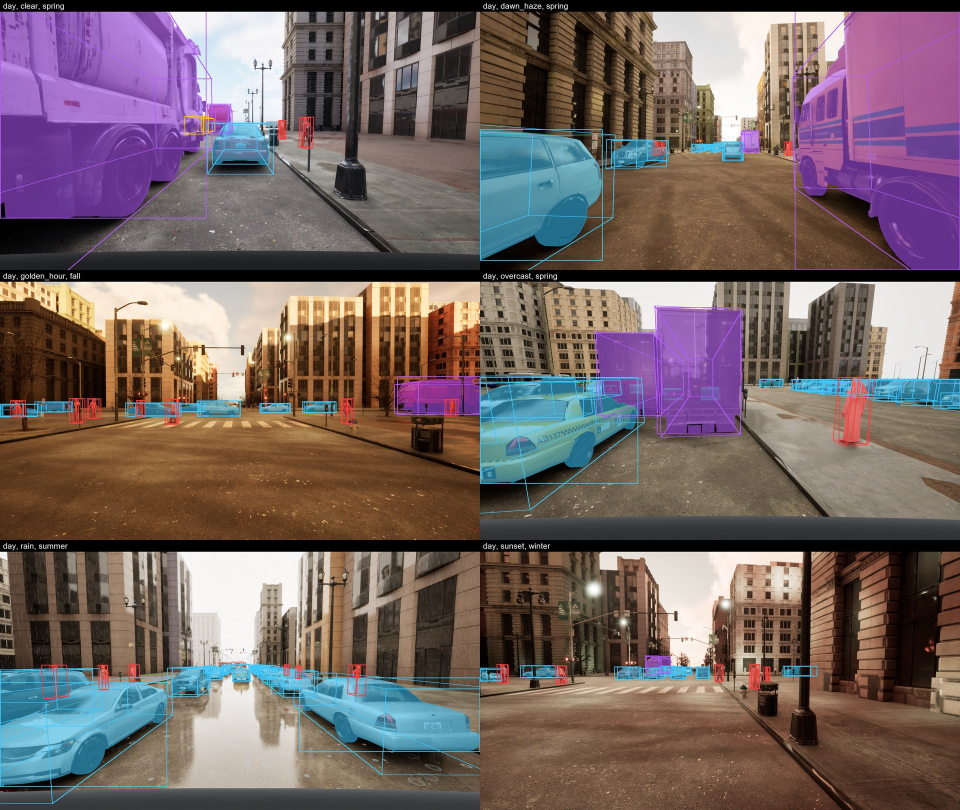
#> input picture docs/images/annotation_grid.jpg, 1920 x 1620 px (shown at 1/2 size)
$ python -i calibrate_image_realism.py   (imports and definitions only)
#> lines starting #> are read from the running program, lines starting #| are printed output that depends on the picture
"""Find realism-post-process parameters by measurement, not guessing.

Tries a small grid of (blur sigma, saturation scale, noise std, JPEG quality) on a sample of
synthetic renders, measures the resulting Laplacian variance / mean saturation / JPEG
block-boundary score / high-frequency residual std, and prints how close each candidate lands
to the real-benchmark targets measured earlier (BDD100K, Cityscapes; see EXPERIMENT_LOG.md).
Pick the parameters from whichever row lands closest, then pass them to
``apply_image_realism.py``.

    PYTHONPATH=. python bin/calibrate_image_realism.py --dataset live_dataset/train2000_v3 \\
        --sample-size 40
"""

import argparse
import io
import random
from pathlib import Path
from typing import List, Tuple

import numpy as np
import numpy.typing as npt
from PIL import Image
from scipy.ndimage import gaussian_filter, laplace

# Measured against 300 real images each, resized to 960px longest side (matching training
# imgsz, since that is the resolution the network actually sees -- see
# EXPERIMENT_LOG.md's post-v3 diagnostic section).
TARGETS = {
    "laplacian_var": 260.0,  # BDD 279.3, Cityscapes 240.2
    "saturation_mean": 70.0,  # BDD 73.8, Cityscapes 49.3 (splitting the difference)
    "block_score": 1.4,  # BDD 1.863, Cityscapes 1.001 (BDD-specific; moderate middle ground)
    "residual_std": 4.7,  # BDD 4.69, Cityscapes 4.78
}
TRAIN_IMGSZ = 960


# [5 lines left out: function _resize_longest_side, not called in this run]


def _laplacian_variance(gray: npt.NDArray[np.float64]) -> float:
    """A blur/sharpness proxy: variance of the Laplacian response."""
    return float(laplace(gray.astype(np.float64)).var())


def _block_score(gray: npt.NDArray[np.float64]) -> float:
    """Ratio of mean gradient magnitude at 8-pixel-boundary rows/cols vs elsewhere."""
    dy = np.abs(np.diff(gray.astype(np.float64), axis=0))
    dx = np.abs(np.diff(gray.astype(np.float64), axis=1))
    on_y, off_y = dy[7::8, :], np.delete(dy, np.arange(7, dy.shape[0], 8), axis=0)
    on_x, off_x = dx[:, 7::8], np.delete(dx, np.arange(7, dx.shape[1], 8), axis=1)
    on = np.concatenate([on_y.ravel(), on_x.ravel()])
    off = np.concatenate([off_y.ravel(), off_x.ravel()])
    return float(on.mean() / max(off.mean(), 1e-6))


def _residual_std(gray: npt.NDArray[np.float64]) -> float:
    """Std of (image - mild Gaussian blur of it): a noise/high-frequency-energy proxy."""
    blurred = gaussian_filter(gray.astype(np.float64), sigma=1.0)
    return float((gray.astype(np.float64) - blurred).std())


# [18 lines left out: function _process, not called in this run]


def _measure(image: Image.Image) -> Tuple[float, float, float, float]:
    """(laplacian_var, saturation_mean, block_score, residual_std) for one image."""
    gray = np.array(image.convert("L"), dtype=np.float64)
    saturation = np.array(image.convert("HSV"), dtype=np.float64)[..., 1].mean()
    return (_laplacian_variance(gray), saturation, _block_score(gray), _residual_std(gray))


# [41 lines left out: function main, not called in this run]


# [2 lines not run here, left out]

>>> from PIL import Image
>>> picture = Image.open('../docs/images/annotation_grid.jpg')
#> picture is the input picture: PIL image 1920x1620 RGB; mean R, G, B 115.6, 99.7, 99.3
>>> result = _measure(picture)
#> in _measure, `gray = np.array(image.convert("L"), dtype=np.float64)`:
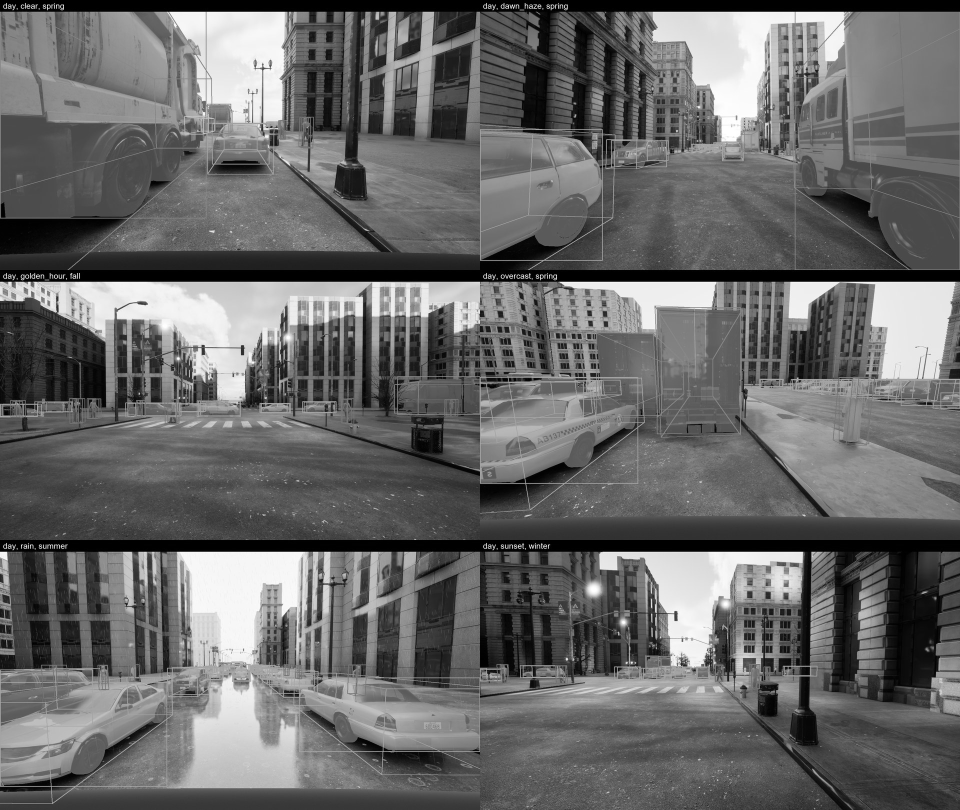
#> gray: shape (1620, 1920) float64 (shown at 1/2 size); min 0, max 255, mean 104.4
#> in _measure, `saturation = np.array(image.convert("HSV"), dtype=np.float64)[..., 1]...`: saturation = 99.65
#> in _block_score, `dy = np.abs(np.diff(gray.astype(np.float64), axis=0))`:
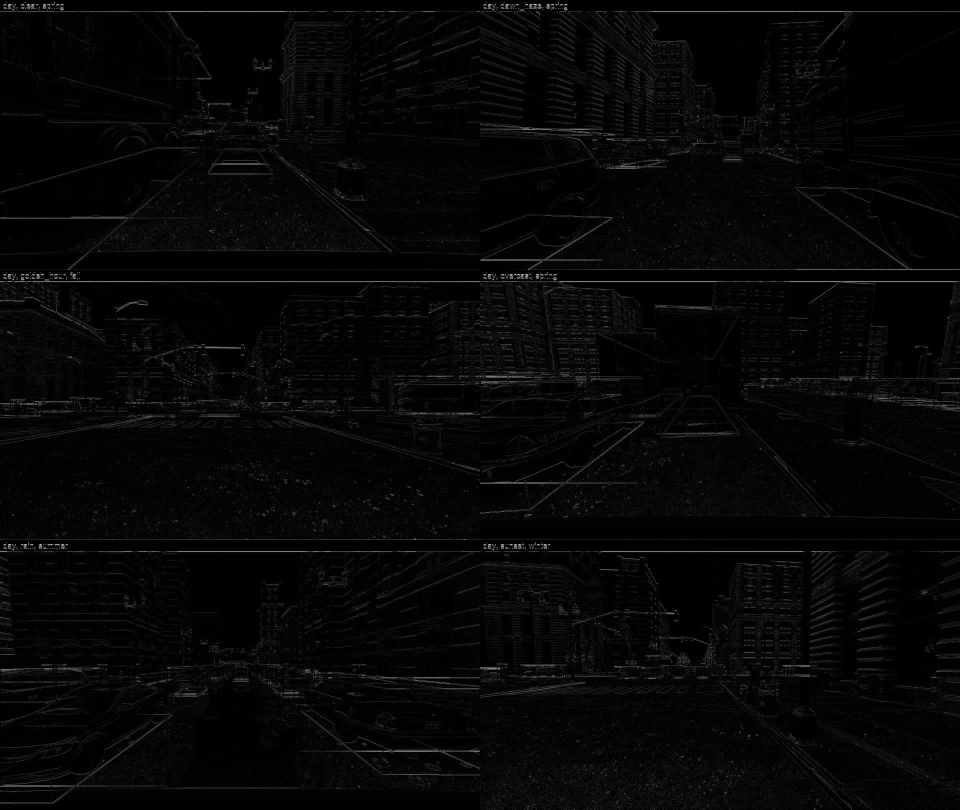
#> dy: shape (1619, 1920) float64 (shown at 1/2 size); min 0, max 249, mean 6.4
#> in _block_score, `dx = np.abs(np.diff(gray.astype(np.float64), axis=1))`:
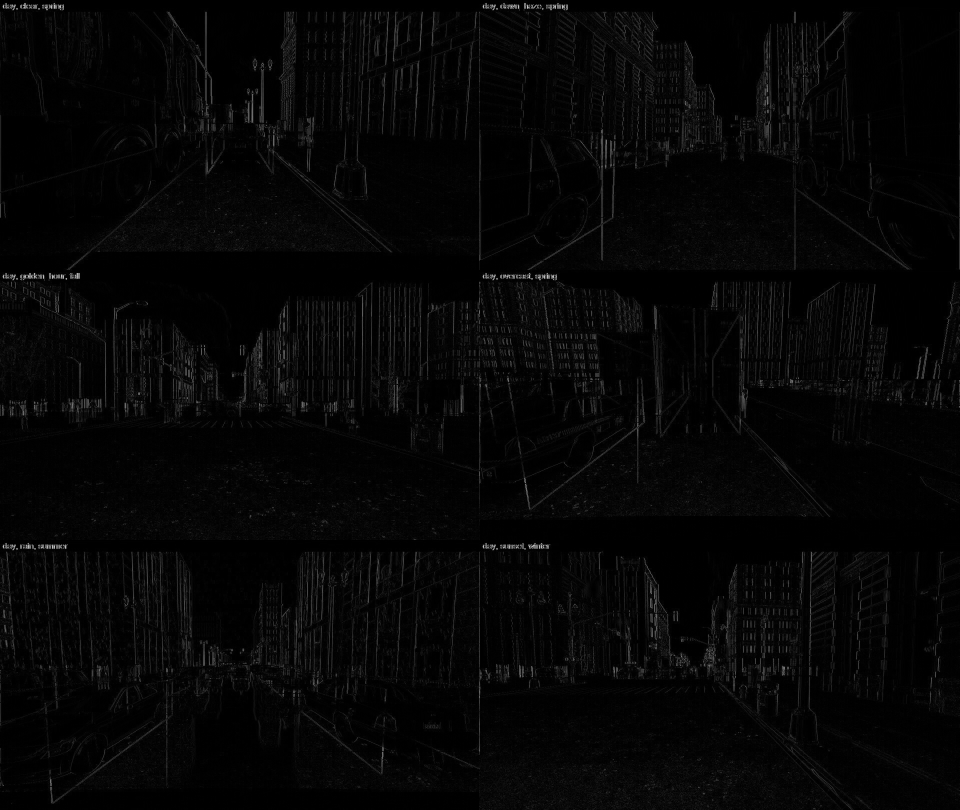
#> dx: shape (1620, 1919) float64 (shown at 1/2 size); min 0, max 255, mean 5.8
#> in _block_score, `on_y, off_y = dy[7::8, :], np.delete(dy, np.arange(7, dy.shape[0], 8),..`:
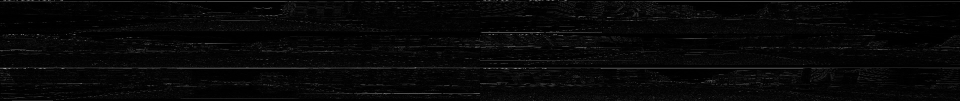
#> on_y: shape (202, 1920) float64 (shown at 1/2 size); min 0, max 249, mean 7.4
#> in _block_score, `on_y, off_y = dy[7::8, :], np.delete(dy, np.arange(7, dy.shape[0], 8),..`:
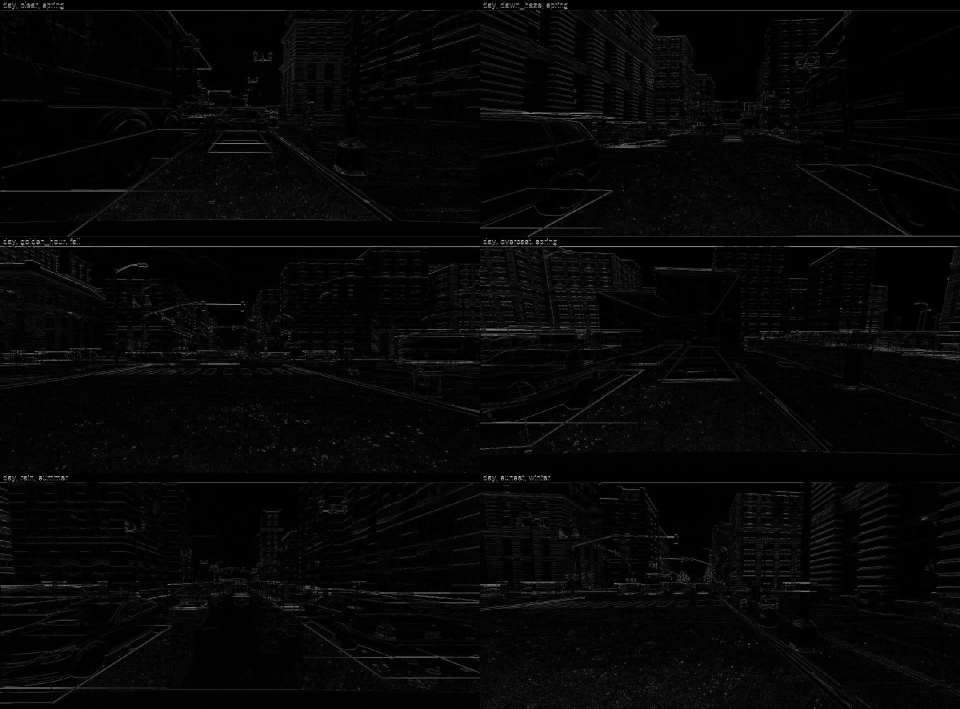
#> off_y: shape (1417, 1920) float64 (shown at 1/2 size); min 0, max 249, mean 6.2
#> in _block_score, `on_x, off_x = dx[:, 7::8], np.delete(dx, np.arange(7, dx.shape[1], 8),..`:
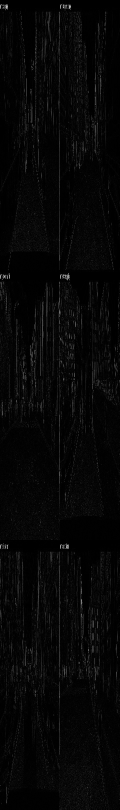
#> on_x: shape (1620, 239) float64 (shown at 1/2 size); min 0, max 255, mean 6.4
#> in _block_score, `on_x, off_x = dx[:, 7::8], np.delete(dx, np.arange(7, dx.shape[1], 8),..`:
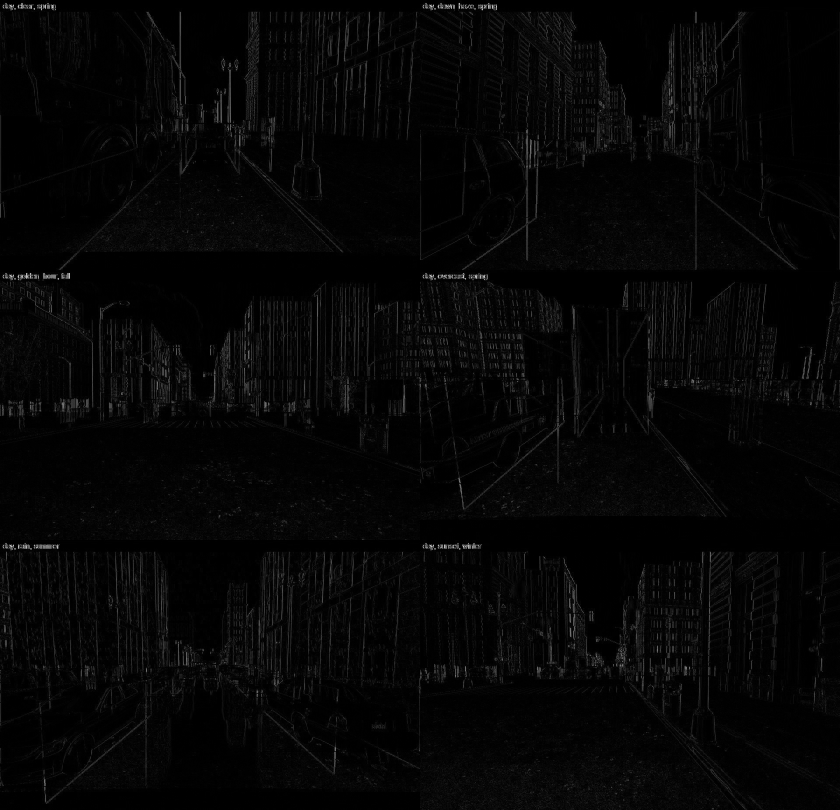
#> off_x: shape (1620, 1680) float64 (shown at 1/2 size); min 0, max 255, mean 5.7
#> result = (918.3, 99.65, 1.16, 8.82)

$ run again, on docs/images/collage_dataset.jpg
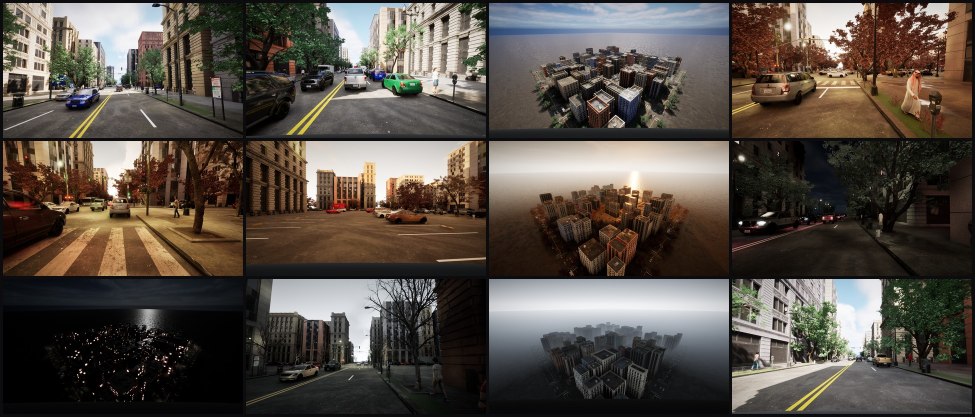
#> input picture docs/images/collage_dataset.jpg, 1950 x 834 px (shown at 1/2 size)
#> picture is the input picture: PIL image 1950x834 RGB; mean R, G, B 86.9, 78.6, 70.4
#> in _measure, `gray = np.array(image.convert("L"), dtype=np.float64)`:
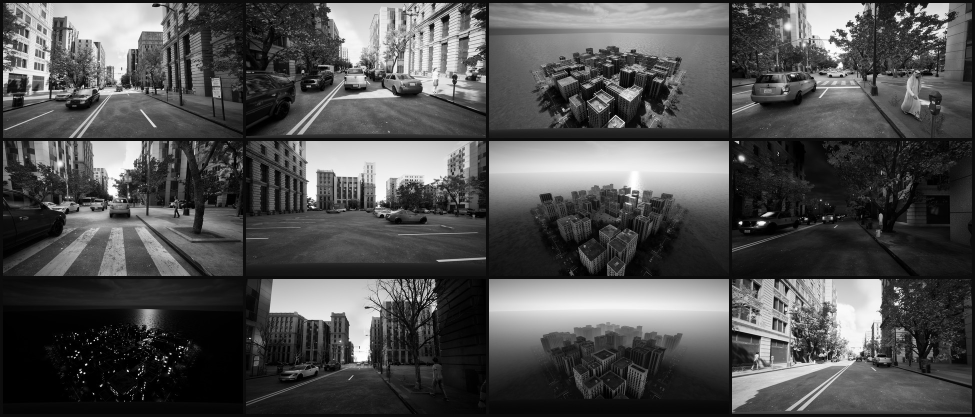
#> gray: shape (834, 1950) float64 (shown at 1/2 size); min 0, max 255, mean 80.1
#> saturation = 79.87
#> in _block_score, `on_x, off_x = dx[:, 7::8], np.delete(dx, np.arange(7, dx.shape[1], 8),..`:
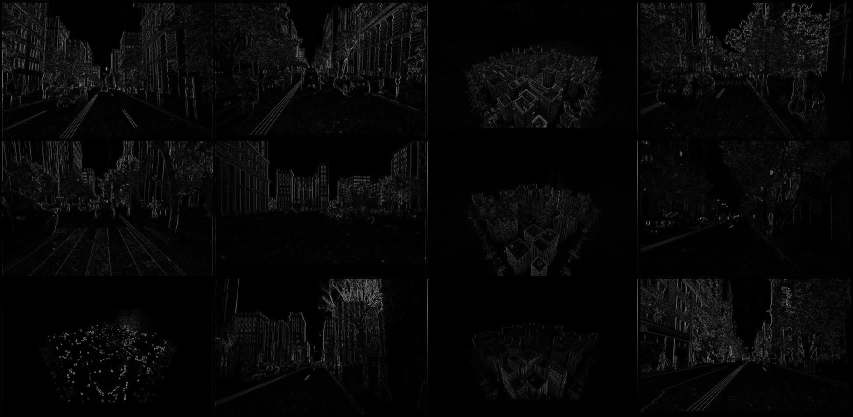
#> off_x: shape (834, 1706) float64 (shown at 1/2 size); min 0, max 230, mean 7.3
#> result = (1681.2, 79.87, 1.02, 10.92)

$ run again, on docs/images/conditions_sheet.jpg
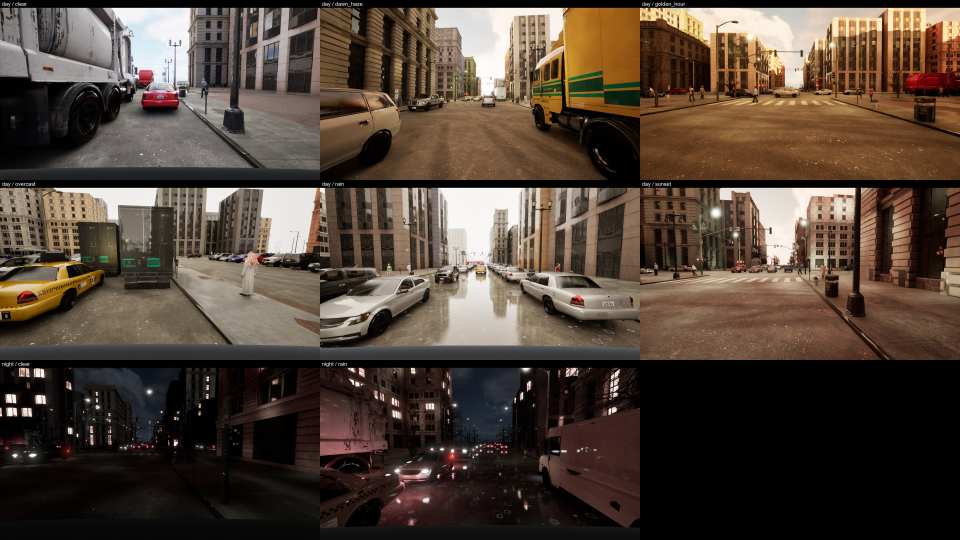
#> input picture docs/images/conditions_sheet.jpg, 2880 x 1620 px (shown at 1/3 size)
#> picture is the input picture: PIL image 2880x1620 RGB; mean R, G, B 81, 67, 56.1
#> in _measure, `gray = np.array(image.convert("L"), dtype=np.float64)`:
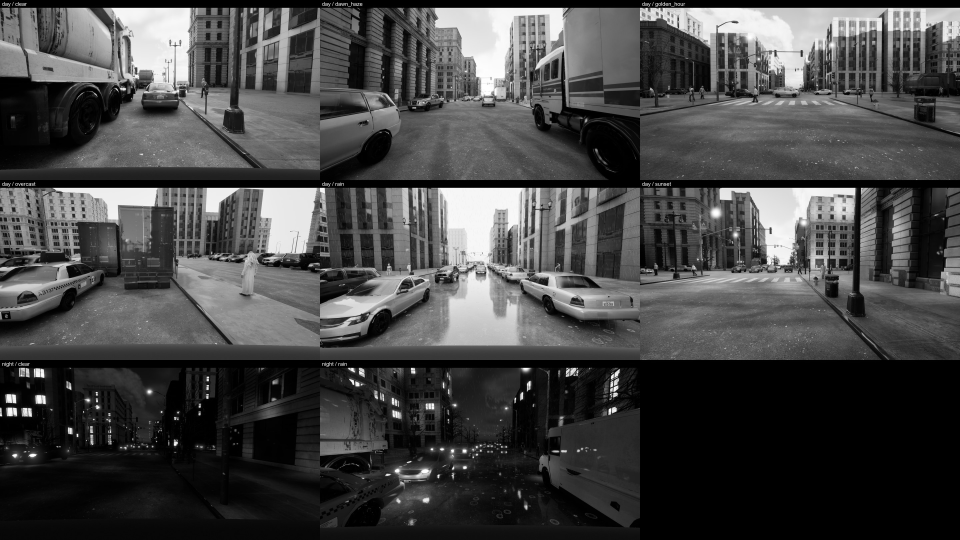
#> gray: shape (1620, 2880) float64 (shown at 1/3 size); min 0, max 255, mean 70
#> saturation = 84.78
#> in _block_score, `on_x, off_x = dx[:, 7::8], np.delete(dx, np.arange(7, dx.shape[1], 8),..`:
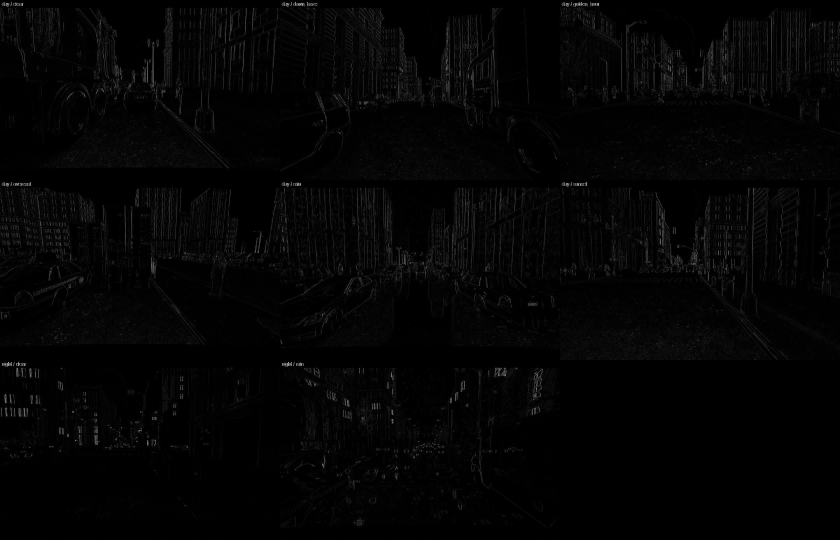
#> off_x: shape (1620, 2520) float64 (shown at 1/3 size); min 0, max 255, mean 4.4
#> result = (620.9, 84.78, 1.18, 7.27)

$ run again, on docs/images/day_to_night.webp
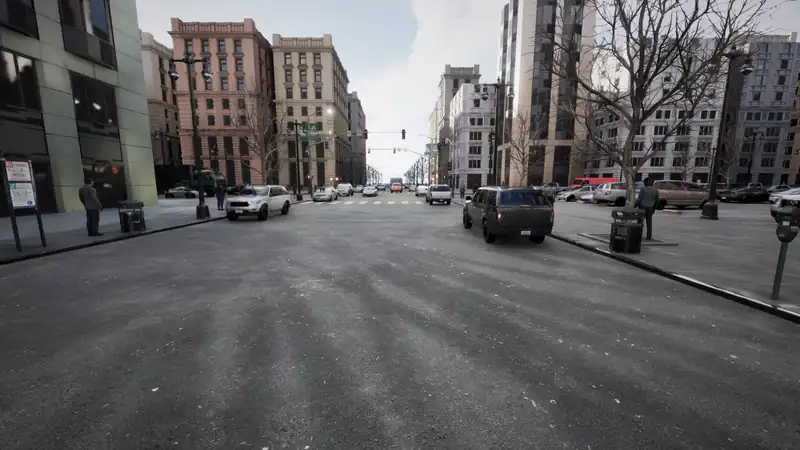
#> input picture docs/images/day_to_night.webp, 800 x 450 px
#> picture is the input picture: PIL image 800x450 RGBA; mean R, G, B, A 97, 96.3, 97.5, 255
#> saturation = 16.75
#> in _block_score, `on_x, off_x = dx[:, 7::8], np.delete(dx, np.arange(7, dx.shape[1], 8),..`:
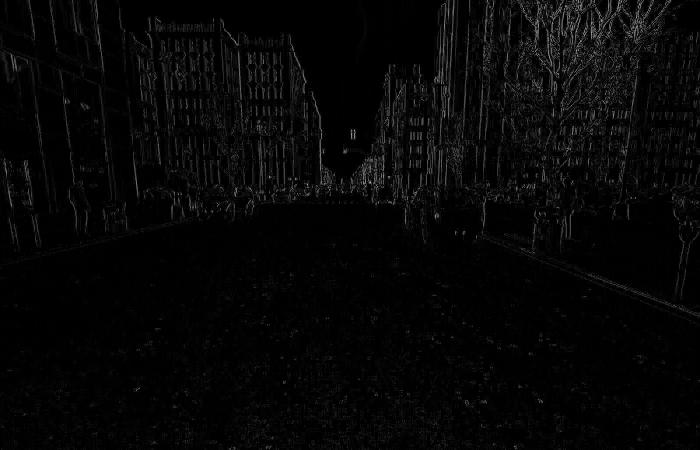
#> off_x: shape (450, 700) float64; min 0, max 177, mean 6.5
#> result = (976.4, 16.75, 1.11, 8.8)
